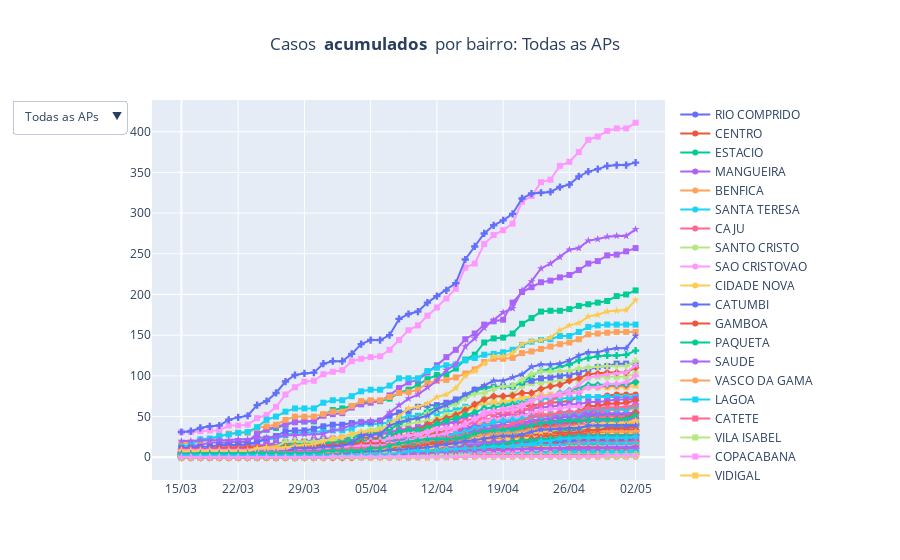

The notebook cell this image was saved under:
### Code cell
fig = go.Figure(data = data)
fig.update_layout(title = dict(text = 'Casos <b> acumulados </b> por bairro: Todas as APs', x = 0.3), 
                  updatemenus = updatemenus, xaxis = dict(tickvals = tickvals, ticktext = ticktext))
fig.show()
